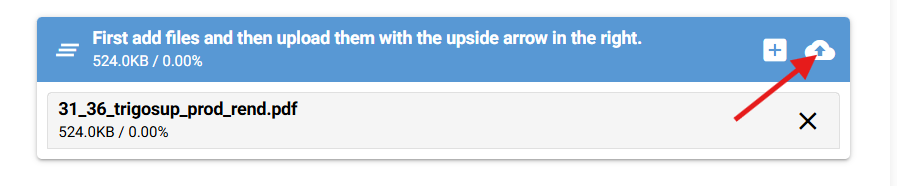
#> input picture src/image-to-xlsx/imgs/click-upload-again.png, 897 x 186 px
$ python -i binarization.py   (imports and definitions only)
#> lines starting #> are read from the running program, lines starting #| are printed output that depends on the picture; after the words box and inside, x2 and y2 are one past the last pixel; in counts of white or black regions, pixels touching at a corner belong together
#> further down, picture is the input picture: PIL image 897x186 RGBA; mean R, G, B, A 200.6, 218, 235.1, 255
import numpy as np
import cv2
from PIL import Image


def binarize(img, method="otsu", block_size=None, constant=None):
#> called with method = 'otsu'
    gray_img = np.array(img.convert("L"))
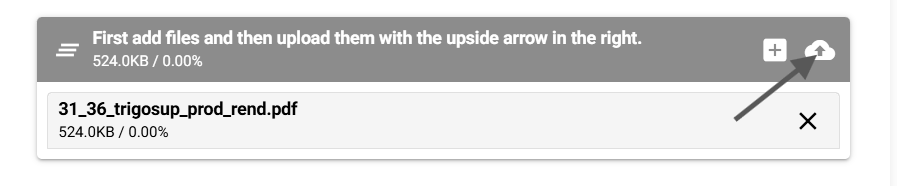
#> gray_img: shape (186, 897); min 0, max 255, mean 214.8
    binarized = None

    if method == "adaptive":
        binarized = cv2.adaptiveThreshold(
            gray_img,
            255,
            cv2.ADAPTIVE_THRESH_GAUSSIAN_C,
            cv2.THRESH_BINARY,
            block_size,
            constant,
        )
    elif method == "otsu":
        _, binarized = cv2.threshold(
            gray_img, 0, 255, cv2.THRESH_BINARY + cv2.THRESH_OTSU
        )
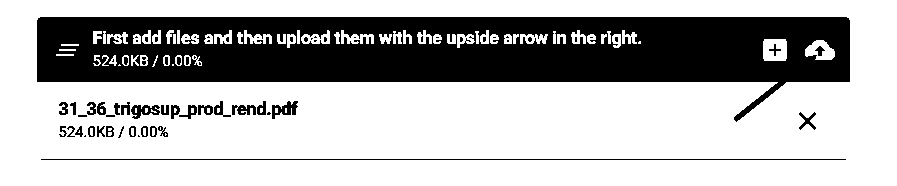
#> binarized: shape (186, 897); 69.4% white; 74 black regions (39 under 20 px), largest, box (x1, y1, x2, y2) and area: (37, 17, 850, 122) 47611, (41, 159, 846, 160) 805, (272, 101, 298, 119) 239

    return Image.fromarray(binarized).convert("RGB")

>>> from PIL import Image
>>> picture = Image.open('imgs/click-upload-again.png')
>>> result = binarize(picture)

$ run again, on src/image-to-xlsx/imgs/download-zip.png
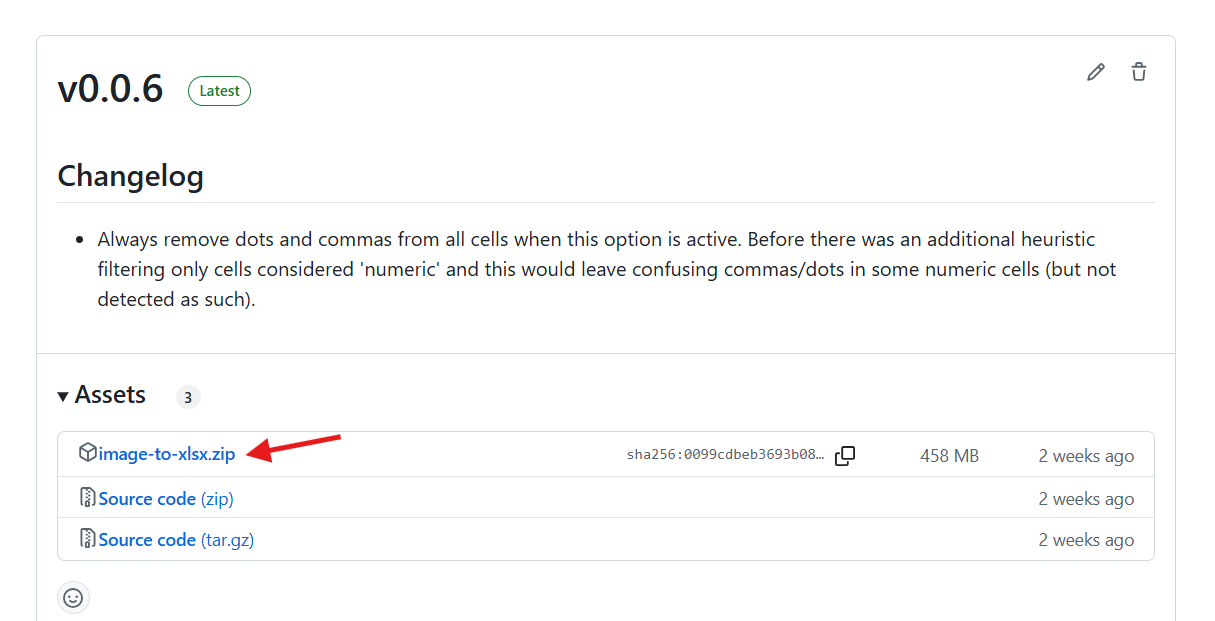
#> input picture src/image-to-xlsx/imgs/download-zip.png, 1215 x 621 px
#> picture is the input picture: PIL image 1215x621 RGBA; mean R, G, B, A 250.3, 250.5, 250.9, 255
#> in binarize, `_, binarized = cv2.threshold( gray_img, 0, 255, cv2.THRESH_BINARY + cv..`:
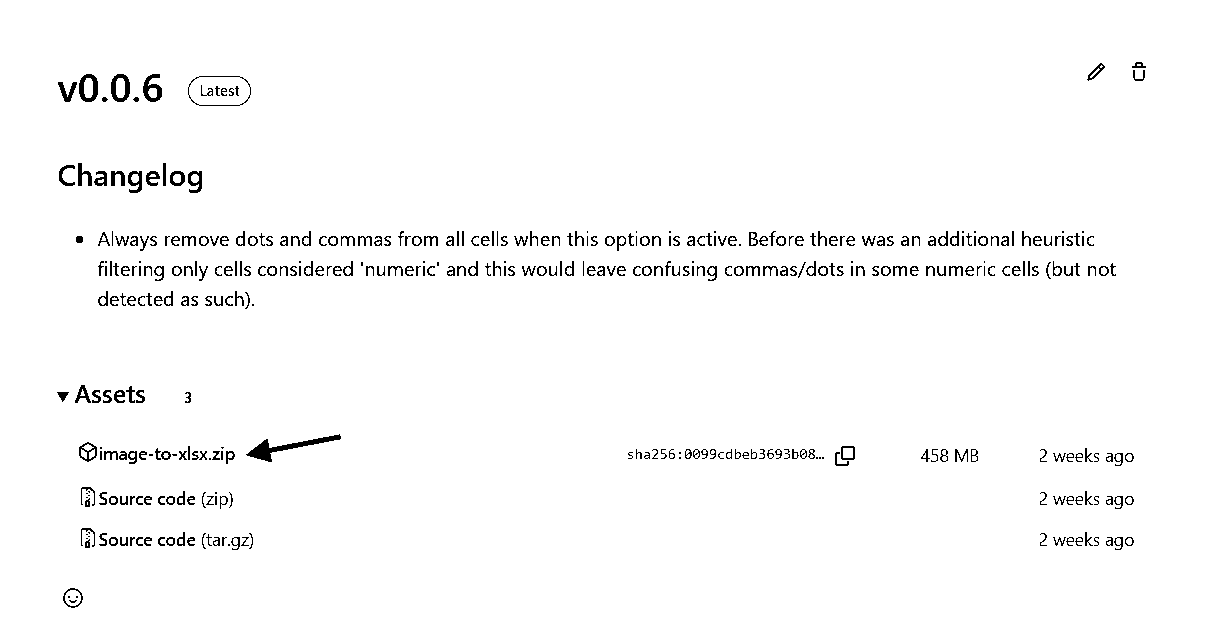
#> binarized: shape (621, 1215); 97.8% white; black in thin lines or dots, all inside (x1, y1, x2, y2) = (57, 62, 1146, 608)

$ run again, on src/image-to-xlsx/imgs/file-correctly-uploaded.png
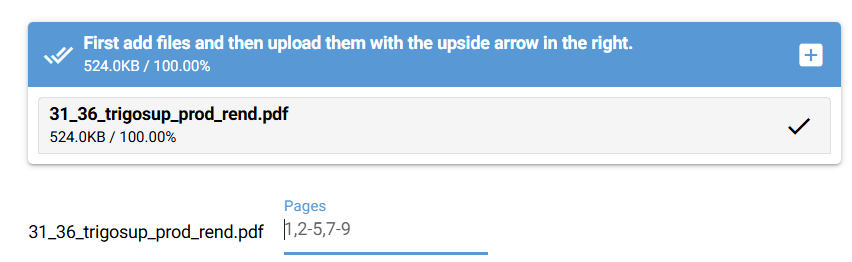
#> input picture src/image-to-xlsx/imgs/file-correctly-uploaded.png, 852 x 262 px
#> picture is the input picture: PIL image 852x262 RGBA; mean R, G, B, A 212.2, 226.2, 239.4, 255
#> in binarize, `gray_img = np.array(img.convert("L"))`:
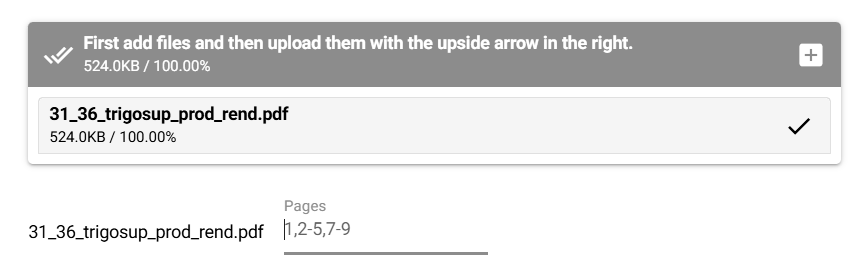
#> gray_img: shape (262, 852); min 0, max 255, mean 223.6
#> in binarize, `_, binarized = cv2.threshold( gray_img, 0, 255, cv2.THRESH_BINARY + cv..`:
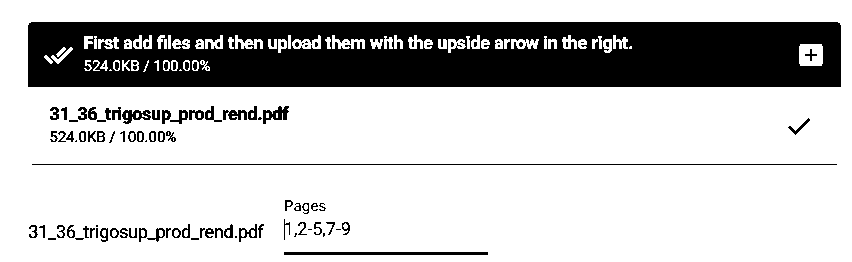
#> binarized: shape (262, 852); 76.2% white; 118 black regions (48 under 20 px), largest, box (x1, y1, x2, y2) and area: (28, 22, 841, 87) 47541, (32, 164, 837, 165) 805, (284, 252, 488, 255) 612
